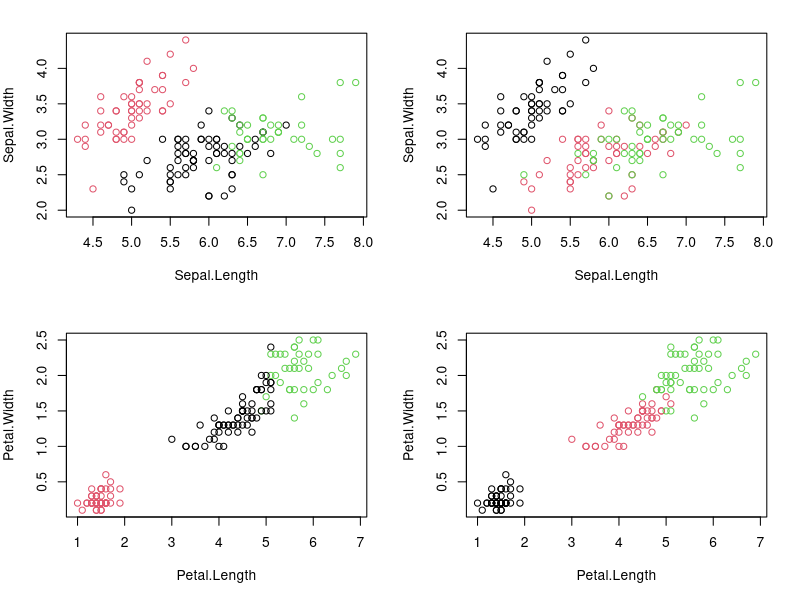

Reproduce this figure in R.
library("datasets")
data("iris")
summary(iris)

#as we don't need the class labels
iris.new <- iris[,c(1,2,3,4)]
iris.clas <- iris[,"Species"]

#using k-mens
results <- kmeans(iris.new, 3)

results
results$betweenss
results$centers
results$iter

par(mfrow=c(2,2), mar=c(5,4,2,2))
plot(iris.new[, c(1,2)], col = results$cluster) #plot to se how
plot(iris.new[, c(1,2)], col = iris.clas)
plot(iris.new[, c(3,4)], col = results$cluster)
plot(iris.new[, c(3,4)], col = iris.clas)

table(results$cluster, iris.clas)

